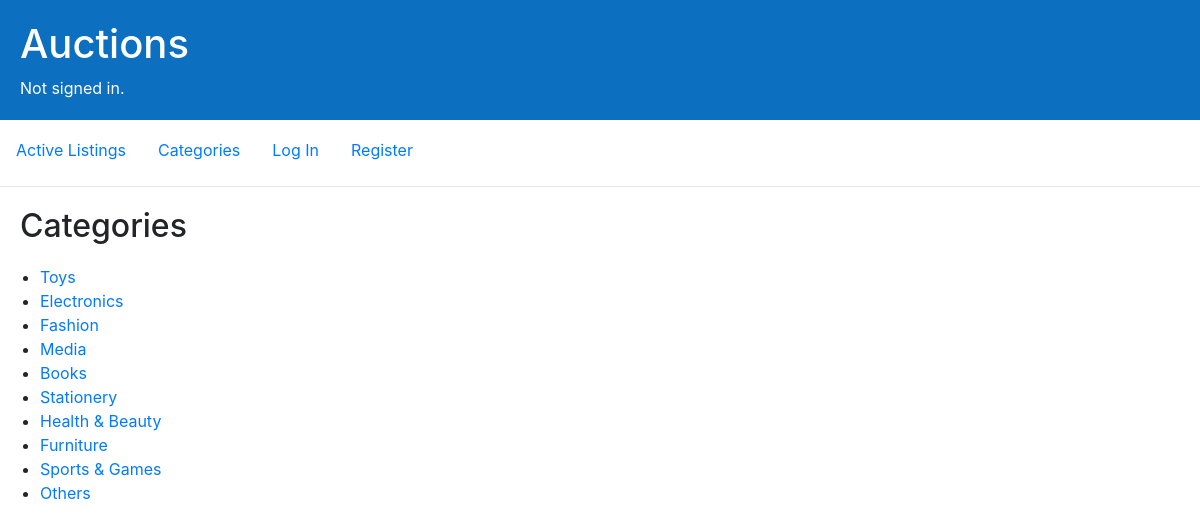
The page /categories on the database its author committed.
### auctions/models.py (models this page shows, shortened)
class Category(models.Model):
    name = models.CharField(max_length=16)

### auctions/views.py (the view)
# urls.py: path("categories", views.view_categories, name="view_categories"),
def view_categories(request):
    objects = Category.objects.all()
    return render(request, "auctions/categories.html", {
        "categories": objects
    })

### auctions/templates/auctions/categories.html
{% extends "auctions/layout.html" %}
{% block body %}
    <h2>Categories</h2>
    <ul>
    {% for category in categories %}
        <li>
            <a href="{% url 'view_category' category.name %}">{{ category.name }}</a>
        </li>
    {% endfor %}
    </ul>
{% endblock %}

### auctions/static/auctions/styles.css (style rules this page uses)
a { display: block; }
h2, h4 { margin: 20px; }

### rows shown on the page
Category: name "Toys"
Category: name "Electronics"
Category: name "Fashion"
Category: name "Media"
Category: name "Books"
Category: name "Stationery"
Category: name "Health & Beauty"
Category: name "Furniture"
Category: name "Sports & Games"
Category: name "Others"
